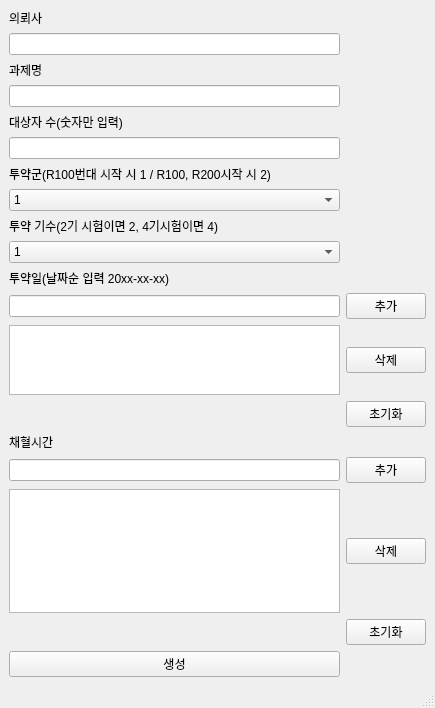
<?xml version="1.0" encoding="UTF-8"?>
<ui version="4.0">
 <class>LabelMakerWindow</class>
 <widget class="QMainWindow" name="LabelMakerWindow">
  <property name="geometry">
   <rect>
    <x>0</x>
    <y>0</y>
    <width>435</width>
    <height>708</height>
   </rect>
  </property>
  <property name="windowTitle">
   <string>LabelMaker</string>
  </property>
  <widget class="QWidget" name="centralwidget">
   <layout class="QGridLayout" name="gridLayout_2">
    <item row="0" column="0">
     <layout class="QGridLayout" name="gridLayout">
      <item row="5" column="0">
       <widget class="QLineEdit" name="NumberOfSubjectsText"/>
      </item>
      <item row="1" column="0">
       <widget class="QLineEdit" name="SponsorNameText"/>
      </item>
      <item row="18" column="0">
       <widget class="QLineEdit" name="PKTimeText"/>
      </item>
      <item row="13" column="0">
       <widget class="QListWidget" name="DoseDayList">
        <property name="maximumSize">
         <size>
          <width>16777215</width>
          <height>80</height>
         </size>
        </property>
       </widget>
      </item>
      <item row="7" column="0">
       <widget class="QComboBox" name="SequenceComboBox">
        <item>
         <property name="text">
          <string>1</string>
         </property>
        </item>
        <item>
         <property name="text">
          <string>2</string>
         </property>
        </item>
        <item>
         <property name="text">
          <string>3</string>
         </property>
        </item>
        <item>
         <property name="text">
          <string>4</string>
         </property>
        </item>
       </widget>
      </item>
      <item row="11" column="0">
       <widget class="QLineEdit" name="DoseDayText"/>
      </item>
      <item row="6" column="0" colspan="2">
       <widget class="QLabel" name="SequenceLabel">
        <property name="text">
         <string>투약군(R100번대 시작 시 1 / R100, R200시작 시 2)</string>
        </property>
       </widget>
      </item>
      <item row="13" column="1">
       <widget class="QPushButton" name="DoseDayDeleteButton">
        <property name="text">
         <string>삭제</string>
        </property>
       </widget>
      </item>
      <item row="19" column="0">
       <widget class="QListWidget" name="PKTimeList"/>
      </item>
      <item row="2" column="0">
       <widget class="QLabel" name="StudyNameLabel">
        <property name="text">
         <string>과제명</string>
        </property>
       </widget>
      </item>
      <item row="4" column="0">
       <widget class="QLabel" name="NumberOfSubjectsLabel">
        <property name="text">
         <string>대상자 수(숫자만 입력)</string>
        </property>
       </widget>
      </item>
      <item row="18" column="1">
       <widget class="QPushButton" name="PKTimeInsertButton">
        <property name="text">
         <string>추가</string>
        </property>
       </widget>
      </item>
      <item row="8" column="0">
       <widget class="QLabel" name="PeriodLabel">
        <property name="text">
         <string>투약 기수(2기 시험이면 2, 4기시험이면 4)</string>
        </property>
       </widget>
      </item>
      <item row="17" column="0">
       <widget class="QLabel" name="PKTimeLabel">
        <property name="text">
         <string>채혈시간</string>
        </property>
       </widget>
      </item>
      <item row="10" column="0">
       <widget class="QLabel" name="DoseDayLabel">
        <property name="text">
         <string>투약일(날짜순 입력 20xx-xx-xx)</string>
        </property>
       </widget>
      </item>
      <item row="3" column="0">
       <widget class="QLineEdit" name="StudyNameText"/>
      </item>
      <item row="9" column="0">
       <widget class="QComboBox" name="PeriodComboBox">
        <item>
         <property name="text">
          <string>1</string>
         </property>
        </item>
        <item>
         <property name="text">
          <string>2</string>
         </property>
        </item>
        <item>
         <property name="text">
          <string>3</string>
         </property>
        </item>
        <item>
         <property name="text">
          <string>4</string>
         </property>
        </item>
        <item>
         <property name="text">
          <string>5</string>
         </property>
        </item>
        <item>
         <property name="text">
          <string>6</string>
         </property>
        </item>
       </widget>
      </item>
      <item row="21" column="0">
       <widget class="QPushButton" name="MAKE">
        <property name="text">
         <string>생성</string>
        </property>
       </widget>
      </item>
      <item row="14" column="1">
       <widget class="QPushButton" name="DoseDayClearButton">
        <property name="text">
         <string>초기화</string>
        </property>
       </widget>
      </item>
      <item row="19" column="1">
       <widget class="QPushButton" name="PKTimeDeleteButton">
        <property name="text">
         <string>삭제</string>
        </property>
       </widget>
      </item>
      <item row="20" column="1">
       <widget class="QPushButton" name="PKTImeClearButton">
        <property name="text">
         <string>초기화</string>
        </property>
       </widget>
      </item>
      <item row="0" column="0">
       <widget class="QLabel" name="SponsorNameLabel">
        <property name="text">
         <string>의뢰사</string>
        </property>
       </widget>
      </item>
      <item row="11" column="1">
       <widget class="QPushButton" name="DoseDayInsertButton">
        <property name="text">
         <string>추가</string>
        </property>
       </widget>
      </item>
     </layout>
    </item>
   </layout>
  </widget>
  <widget class="QStatusBar" name="statusbar"/>
 </widget>
 <tabstops>
  <tabstop>SponsorNameText</tabstop>
  <tabstop>StudyNameText</tabstop>
  <tabstop>NumberOfSubjectsText</tabstop>
  <tabstop>SequenceComboBox</tabstop>
  <tabstop>PeriodComboBox</tabstop>
  <tabstop>PKTimeText</tabstop>
  <tabstop>MAKE</tabstop>
  <tabstop>PKTImeClearButton</tabstop>
  <tabstop>PKTimeDeleteButton</tabstop>
  <tabstop>PKTimeInsertButton</tabstop>
  <tabstop>PKTimeList</tabstop>
 </tabstops>
 <resources/>
 <connections/>
</ui>
